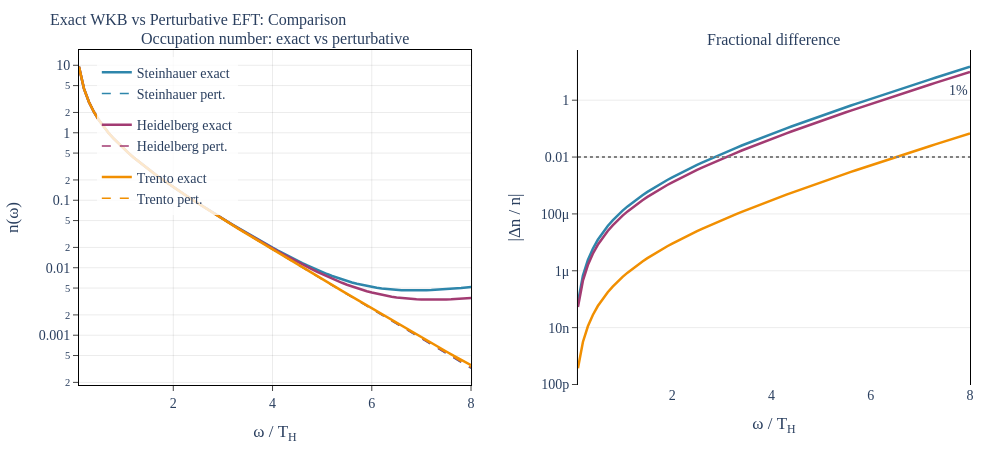

Write notebook code for a chart like this one.
### Markdown cell above
## 6. Exact vs Perturbative Comparison

The perturbative EFT result computes the spectrum as $n_{\text{pert}} = 1/(\exp(2\pi\omega/\kappa_{\text{eff}}) - 1)$ without decoherence ($\delta_k = 0$), noise floor ($n_{\text{noise}} = 0$), or UV suppression. The exact WKB includes all three.

The fractional difference $(n_{\text{exact}} - n_{\text{pert}})/n_{\text{pert}}$ reveals where the perturbative treatment breaks down.

### Code cell
# viz-ref: fig_exact_vs_perturbative

fig_comp = make_subplots(
    rows=1,
    cols=2,
    subplot_titles=(
        "Occupation number: exact vs perturbative",
        "Fractional difference",
    ),
    horizontal_spacing=0.12,
)

comparisons = {}
for name, p in platforms.items():
    comp = compare_exact_vs_perturbative(
        p, omega_min=0.1, omega_max_factor=8.0, n_points=80
    )
    comparisons[name] = comp
    color = platform_colors[name]
    omega_norm = comp.omega / p.T_H

    # Left: occupation numbers
    fig_comp.add_trace(
        go.Scatter(
            x=omega_norm,
            y=comp.n_exact,
            mode="lines",
            name=f"{name} exact",
            line=dict(color=color, width=2.5),
            legendgroup=name,
        ),
        row=1,
        col=1,
    )
    fig_comp.add_trace(
        go.Scatter(
            x=omega_norm,
            y=comp.n_perturbative,
            mode="lines",
            name=f"{name} pert.",
            line=dict(color=color, width=1.5, dash="dash"),
            legendgroup=name,
        ),
        row=1,
        col=1,
    )

    # Right: fractional difference
    fig_comp.add_trace(
        go.Scatter(
            x=omega_norm,
            y=np.abs(comp.fractional_difference),
            mode="lines",
            name=f"{name} |\u0394n/n|",
            line=dict(color=color, width=2.5),
            legendgroup=name,
            showlegend=False,
        ),
        row=1,
        col=2,
    )

# 1% reference line
fig_comp.add_hline(
    y=0.01,
    line_dash="dot",
    line_color="grey",
    row=1,
    col=2,
    annotation_text="1%",
    annotation_position="top right",
)

fig_comp.update_yaxes(
    type="log",
    row=1,
    col=1,
    title_text="n(\u03c9)",
    showgrid=True,
    gridcolor="rgba(0,0,0,0.08)",
    showline=True,
    linecolor="black",
    linewidth=1,
    mirror=True,
    ticks="outside",
)
fig_comp.update_yaxes(
    type="log",
    row=1,
    col=2,
    title_text="|\u0394n / n|",
    showgrid=True,
    gridcolor="rgba(0,0,0,0.08)",
    showline=True,
    linecolor="black",
    linewidth=1,
    mirror=True,
    ticks="outside",
)
fig_comp.update_xaxes(title_text="\u03c9 / T<sub>H</sub>", row=1, col=1)
fig_comp.update_xaxes(title_text="\u03c9 / T<sub>H</sub>", row=1, col=2)

apply_layout(
    fig_comp,
    title=dict(text="Exact WKB vs Perturbative EFT: Comparison", font=TITLE_FONT),
    width=1000,
    height=450,
    legend=dict(x=0.02, y=0.98, bgcolor="rgba(255,255,255,0.8)"),
)

fig_comp.show()

# Print summary
print("\nExact vs Perturbative Summary:")
print(f"{'Platform':<15} {'Max |\u0394n/n|':>12} {'Crossover \u03c9/T_H':>18}")
print("-" * 48)
for name, comp in comparisons.items():
    p = platforms[name]
    cross_str = (
        f"{comp.crossover_omega / p.T_H:.1f}"
        if comp.crossover_omega is not None
        else "N/A"
    )
    print(f"{name:<15} {comp.max_difference:>12.2e} {cross_str:>18}")
